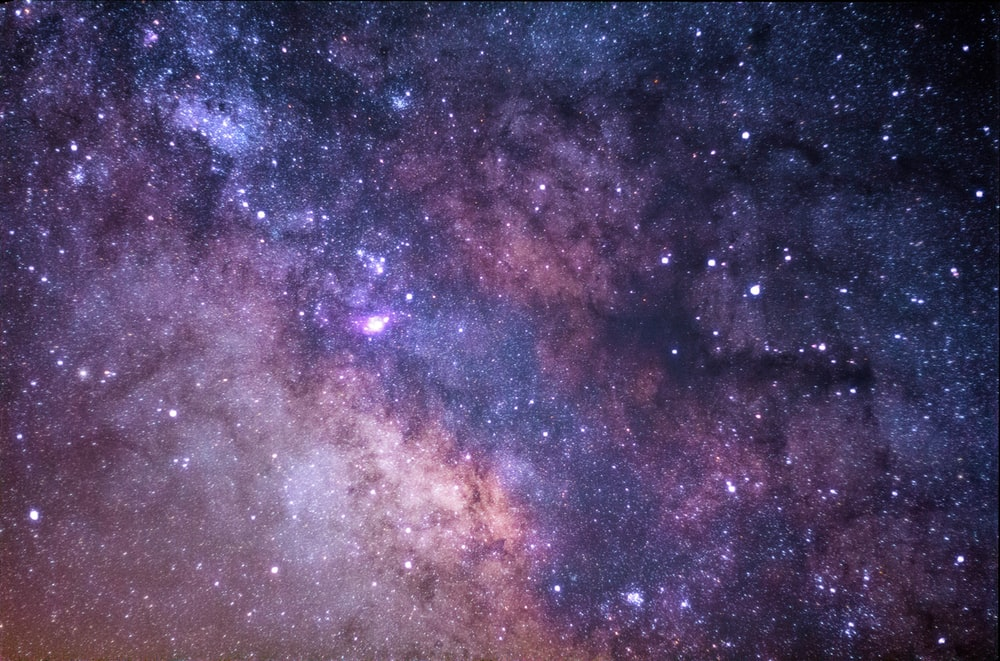
#> input picture galaxy.jpg, 1000 x 661 px
$ python OpenCV.py
#> lines starting #> are read from the running program, lines starting #| are printed output that depends on the picture
import cv2

img=cv2.imread("galaxy.jpg",0)
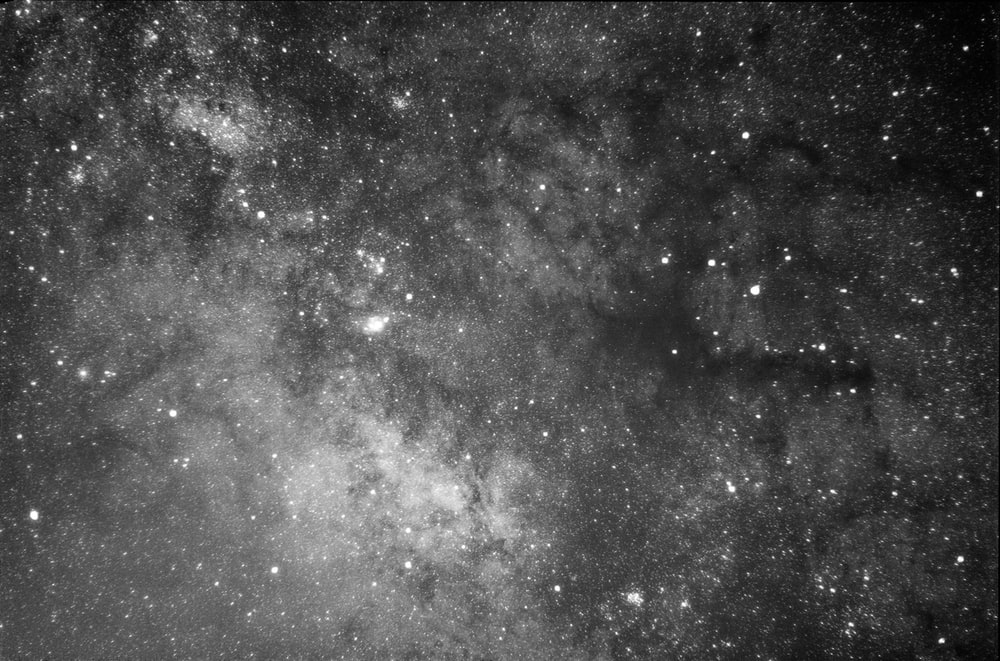
#> img: shape (661, 1000); min 0, max 255, mean 78

print(type(img))
#| <class 'numpy.ndarray'>
print(img)
#> (printed output is left out)
print(img.shape)
#| (661, 1000)
print(img.ndim)
#| 2

#> (the run stopped early here; a loop or call above may not have finished)
